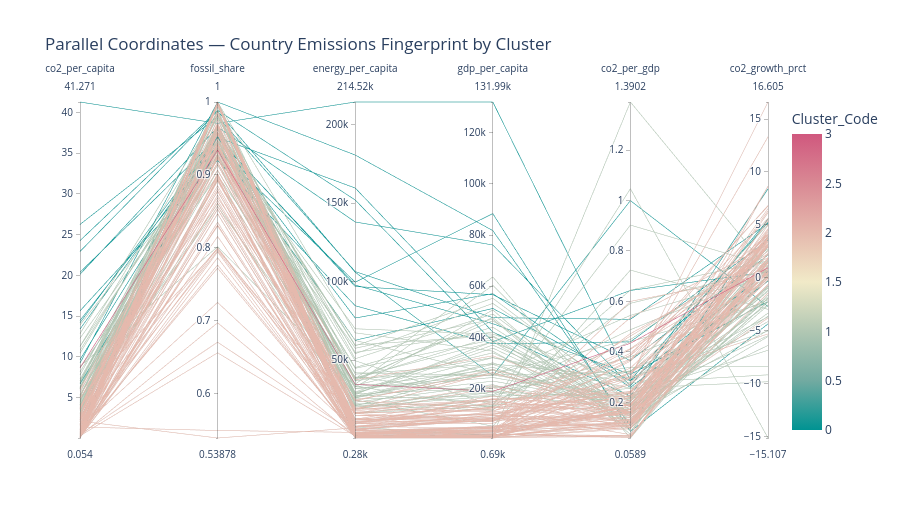

Here is the notebook cell this chart was saved with:
### Code cell
section("Parallel coordinates — high-dimensional emissions fingerprint")

sample = snap_clean.sample(min(200, len(snap_clean)), random_state=42).copy()
codes  = {n: i for i, n in enumerate(sorted(snap_clean["Cluster_Name"].unique()))}
sample["Cluster_Code"] = sample["Cluster_Name"].map(codes)

para_cols = [c for c in ["co2_per_capita","fossil_share","energy_per_capita",
                         "gdp_per_capita","co2_per_gdp","co2_growth_prct"]
             if c in sample.columns]

fig = px.parallel_coordinates(
    sample, dimensions=para_cols, color="Cluster_Code",
    color_continuous_scale=px.colors.diverging.Tealrose,
    title="Parallel Coordinates — Country Emissions Fingerprint by Cluster"
)
fig.update_layout(height=520)
fig.show()

### Figure 1 — Plotly figure (JSON) as saved in the notebook; plotly's stock layout.template omitted (floating-point values rounded to 4 significant figures; data arrays with more than 128 entries replaced by an {"elided": "..."} marker saying what was removed)
{"data": [{"dimensions": [{"label": "co2_per_capita", "values": {"elided": "164 float values"}}, {"label": "fossil_share", "values": {"elided": "164 float values"}}, {"label": "energy_per_capita", "values": {"elided": "164 float values"}}, {"label": "gdp_per_capita", "values": {"elided": "164 float values"}}, {"label": "co2_per_gdp", "values": {"elided": "164 float values"}}, {"label": "co2_growth_prct", "values": {"elided": "164 float values"}}], "domain": {"x": [0, 1], "y": [0, 1]}, "line": {"color": {"elided": "164 int values"}, "coloraxis": "coloraxis"}, "name": "", "type": "parcoords"}], "layout": {"coloraxis": {"colorbar": {"title": {"text": "Cluster_Code"}}, "colorscale": [[0, "rgb(0, 147, 146)"], [0.1667, "rgb(114, 170, 161)"], [0.3333, "rgb(177, 199, 179)"], [0.5, "rgb(241, 234, 200)"], [0.6667, "rgb(229, 185, 173)"], [0.8333, "rgb(217, 137, 148)"], [1, "rgb(208, 88, 126)"]]}, "height": 520, "legend": {"tracegroupgap": 0}, "title": {"text": "Parallel Coordinates — Country Emissions Fingerprint by Cluster"}}}
